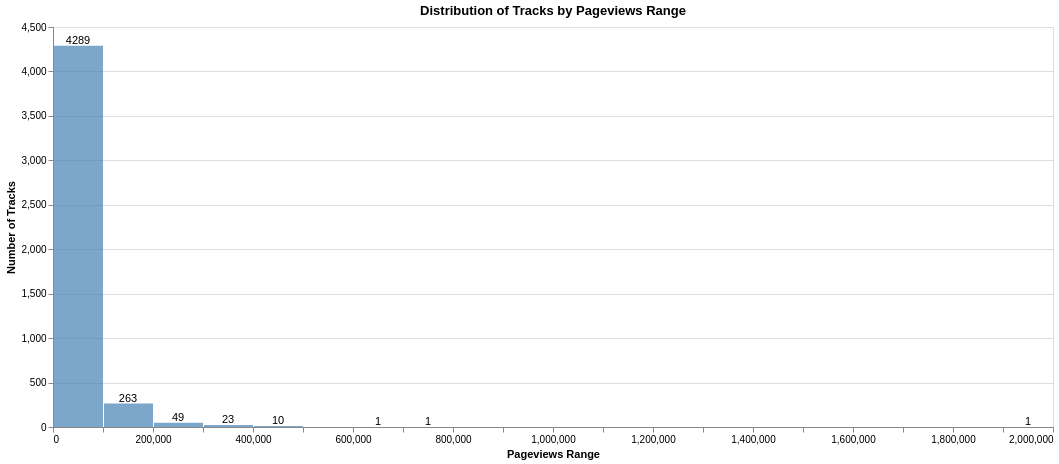

Notebook source saved alongside this figure:
### Markdown cell above
converted stats_pageviews to Int64 (nullable integer, NaN shown as <NA>), since the values in the column are without a decimal point.

### Code cell
invalid_pageviews = df[(df['stats_pageviews'] < 0)]
if len(invalid_pageviews) > 0:
    print(f"{len(invalid_pageviews)} rows with invalid pageviews (negative values):")
    display(invalid_pageviews[['id', 'title', 'name_artist', 'stats_pageviews']].head(10))

chart_data = df[['stats_pageviews']].dropna().copy()
chart_data['stats_pageviews'] = pd.to_numeric(chart_data['stats_pageviews']) #float is safer for Altair

base = alt.Chart(chart_data).encode(
    x=alt.X('stats_pageviews', bin=alt.Bin(maxbins=30), title='Pageviews Range'),
    y=alt.Y('count()', title='Number of Tracks')
).properties(
    title='Distribution of Tracks by Pageviews Range',
    width=1000,
    height=400
)

bars = base.mark_bar(color='steelblue', opacity=0.7)
# text labels on top of the bars
text = base.mark_text(
    dy=-5,
    color='black'
).encode(
    text=alt.Text('count()')
)

chart = (bars + text).interactive()

display(chart)

### Figure 1 — Vega specification as saved in the notebook (floating-point values rounded to 4 significant figures)
{"$schema": "https://vega.github.io/schema/vega/v5.json", "data": [{"name": "param_1_store"}, {"name": "source_0", "values": [{"__count": 263, "bin_maxbins_30_stats_pageviews": 100000.0, "bin_maxbins_30_stats_pageviews_end": 200000.0}, {"__count": 4289, "bin_maxbins_30_stats_pageviews": 0.0, "bin_maxbins_30_stats_pageviews_end": 100000.0}, {"__count": 10, "bin_maxbins_30_stats_pageviews": 400000.0, "bin_maxbins_30_stats_pageviews_end": 500000.0}, {"__count": 23, "bin_maxbins_30_stats_pageviews": 300000.0, "bin_maxbins_30_stats_pageviews_end": 400000.0}, {"__count": 49, "bin_maxbins_30_stats_pageviews": 200000.0, "bin_maxbins_30_stats_pageviews_end": 300000.0}, {"__count": 1, "bin_maxbins_30_stats_pageviews": 600000.0, "bin_maxbins_30_stats_pageviews_end": 700000.0}, {"__count": 1, "bin_maxbins_30_stats_pageviews": 700000.0, "bin_maxbins_30_stats_pageviews_end": 800000.0}, {"__count": 1, "bin_maxbins_30_stats_pageviews": 1900000.0, "bin_maxbins_30_stats_pageviews_end": 2000000.0}]}, {"name": "source_0_y_domain___count", "values": [{"min": 1, "max": 4289}]}], "signals": [{"name": "layer_1_bin_maxbins_30_stats_pageviews_bins", "value": {"fields": ["stats_pageviews"], "fname": "bin_stats_pageviews", "start": 0.0, "step": 100000.0, "stop": 2000000.0}}, {"name": "unit", "value": {}, "on": [{"events": "pointermove", "update": "isTuple(group()) ? group() : unit"}]}, {"name": "param_1", "update": "vlSelectionResolve(\"param_1_store\", \"union\")"}, {"name": "param_1_stats_pageviews", "on": [{"events": [{"source": "view", "type": "dblclick"}], "update": "null"}, {"events": {"signal": "param_1_translate_delta"}, "update": "panLinear(param_1_translate_anchor.extent_x, -param_1_translate_delta.x / width)"}, {"events": {"signal": "param_1_zoom_delta"}, "update": "zoomLinear(domain(\"x\"), param_1_zoom_anchor.x, param_1_zoom_delta)"}]}, {"name": "param_1_tuple", "on": [{"events": [{"signal": "param_1_stats_pageviews"}], "update": "param_1_stats_pageviews ? {unit: \"view_1\", fields: param_1_tuple_fields, values: [param_1_stats_pageviews]} : null"}]}, {"name": "param_1_tuple_fields", "value": [{"field": "stats_pageviews", "channel": "x", "type": "R"}]}, {"name": "param_1_translate_anchor", "value": {}, "on": [{"events": [{"source": "scope", "type": "pointerdown"}], "update": "{x: x(unit), y: y(unit), extent_x: domain(\"x\")}"}]}, {"name": "param_1_translate_delta", "value": {}, "on": [{"events": [{"source": "window", "between": [{"source": "scope", "type": "pointerdown"}, {"source": "window", "type": "pointerup"}], "consume": true, "type": "pointermove"}], "update": "{x: param_1_translate_anchor.x - x(unit), y: param_1_translate_anchor.y - y(unit)}"}]}, {"name": "param_1_zoom_anchor", "on": [{"events": [{"source": "scope", "type": "wheel", "consume": true}], "update": "{x: invert(\"x\", x(unit)), y: invert(\"y\", y(unit))}"}]}, {"name": "param_1_zoom_delta", "on": [{"events": [{"source": "scope", "type": "wheel", "consume": true}], "update": "pow(1.001, event.deltaY * pow(16, event.deltaMode))", "force": true}]}, {"name": "param_1_modify", "on": [{"events": {"signal": "param_1_tuple"}, "update": "modify(\"param_1_store\", param_1_tuple, true)"}]}], "marks": [{"type": "rect", "name": "view_1_marks", "from": {"data": "source_0"}, "encode": {"update": {"y2": {"value": 0, "scale": "y"}, "y": {"field": "__count", "scale": "y"}, "opacity": {"value": 0.7}, "x2": {"field": "bin_maxbins_30_stats_pageviews", "scale": "x", "offset": {"signal": "0.5 + (abs(scale(\"x\", datum[\"bin_maxbins_30_stats_pageviews_end\"]) - scale(\"x\", datum[\"bin_maxbins_30_stats_pageviews\"])) < 0.25 ? -0.5 * (0.25 - (abs(scale(\"x\", datum[\"bin_maxbins_30_stats_pageviews_end\"]) - scale(\"x\", datum[\"bin_maxbins_30_stats_pageviews\"])))) : 0.5)"}}, "x": {"field": "bin_maxbins_30_stats_pageviews_end", "scale": "x", "offset": {"signal": "0.5 + (abs(scale(\"x\", datum[\"bin_maxbins_30_stats_pageviews_end\"]) - scale(\"x\", datum[\"bin_maxbins_30_stats_pageviews\"])) < 0.25 ? 0.5 * (0.25 - (abs(scale(\"x\", datum[\"bin_maxbins_30_stats_pageviews_end\"]) - scale(\"x\", datum[\"bin_maxbins_30_stats_pageviews\"])))) : -0.5)"}}, "fill": {"value": "steelblue"}}}, "interactive": true, "clip": true, "style": ["bar"]}, {"type": "text", "name": "layer_1_marks", "from": {"data": "source_0"}, "encode": {"update": {"y": {"field": "__count", "scale": "y"}, "x": {"signal": "scale(\"x\", 0.5 * datum[\"bin_maxbins_30_stats_pageviews\"] + 0.5 * datum[\"bin_maxbins_30_stats_pageviews_end\"])"}, "fill": {"value": "black"}, "baseline": {"value": "middle"}, "dy": {"value": -5}, "text": {"signal": "format(datum[\"__count\"], \"\")"}, "align": {"value": "center"}}}, "interactive": false, "clip": true, "style": ["text"]}], "scales": [{"name": "x", "type": "linear", "domain": {"signal": "[layer_1_bin_maxbins_30_stats_pageviews_bins.start, layer_1_bin_maxbins_30_stats_pageviews_bins.stop]"}, "range": [0, {"signal": "width"}], "bins": {"signal": "layer_1_bin_maxbins_30_stats_pageviews_bins"}, "zero": false, "domainRaw": {"signal": "param_1[\"stats_pageviews\"]"}}, {"name": "y", "type": "linear", "domain": [{"signal": "(data(\"source_0_y_domain___count\")[0] || {}).min"}, {"signal": "(data(\"source_0_y_domain___count\")[0] || {}).max"}], "range": [{"signal": "height"}, 0], "zero": true, "nice": true}], "axes": [{"scale": "y", "aria": false, "tickCount": {"signal": "ceil(height/40)"}, "domain": false, "ticks": false, "zindex": 0, "orient": "left", "gridScale": "x", "grid": true, "labels": false, "maxExtent": 0, "minExtent": 0}, {"scale": "x", "zindex": 0, "tickCount": {"signal": "ceil(width/10)"}, "title": "Pageviews Range", "orient": "bottom", "labelFlush": true, "labelOverlap": true, "grid": false}, {"scale": "y", "orient": "left", "grid": false, "title": "Number of Tracks", "zindex": 0, "tickCount": {"signal": "ceil(height/40)"}, "labelOverlap": true}], "title": {"text": "Distribution of Tracks by Pageviews Range", "frame": "group"}, "style": "cell", "height": 400, "padding": 5, "background": "white", "width": 1000}
